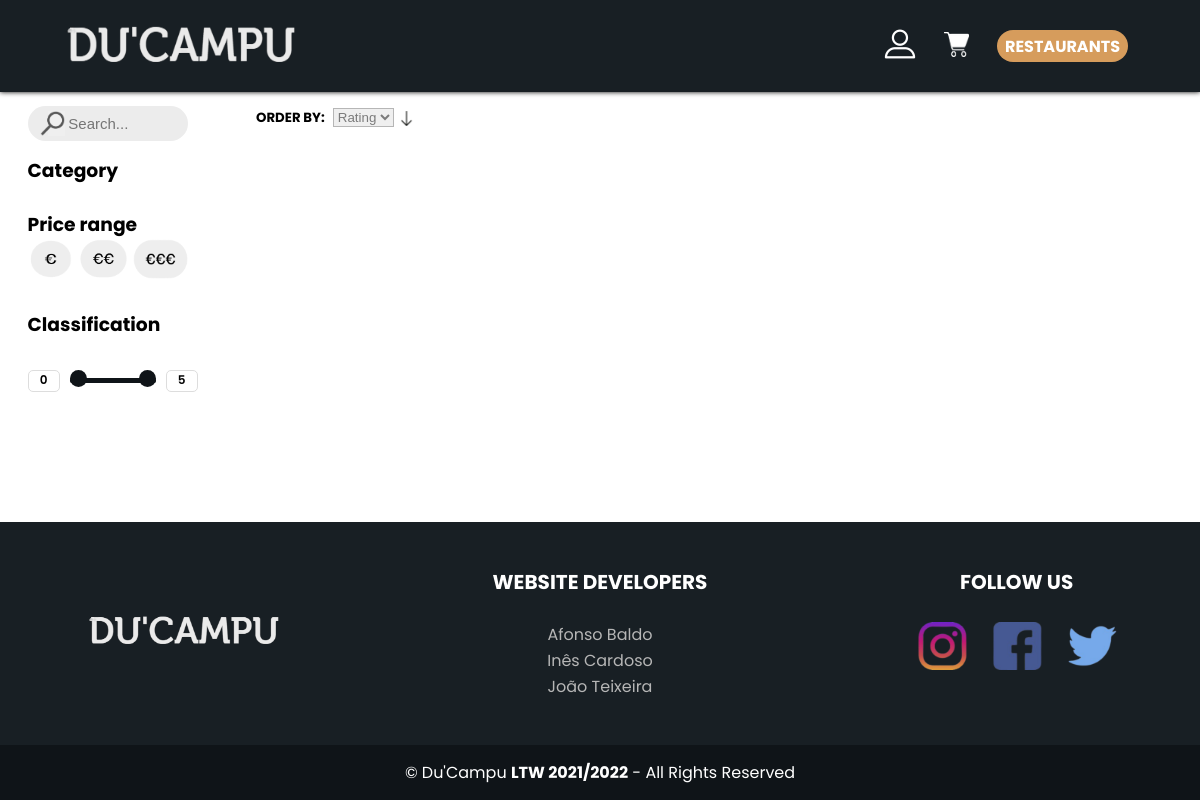
Page /restaurants.php on the earlier database version.
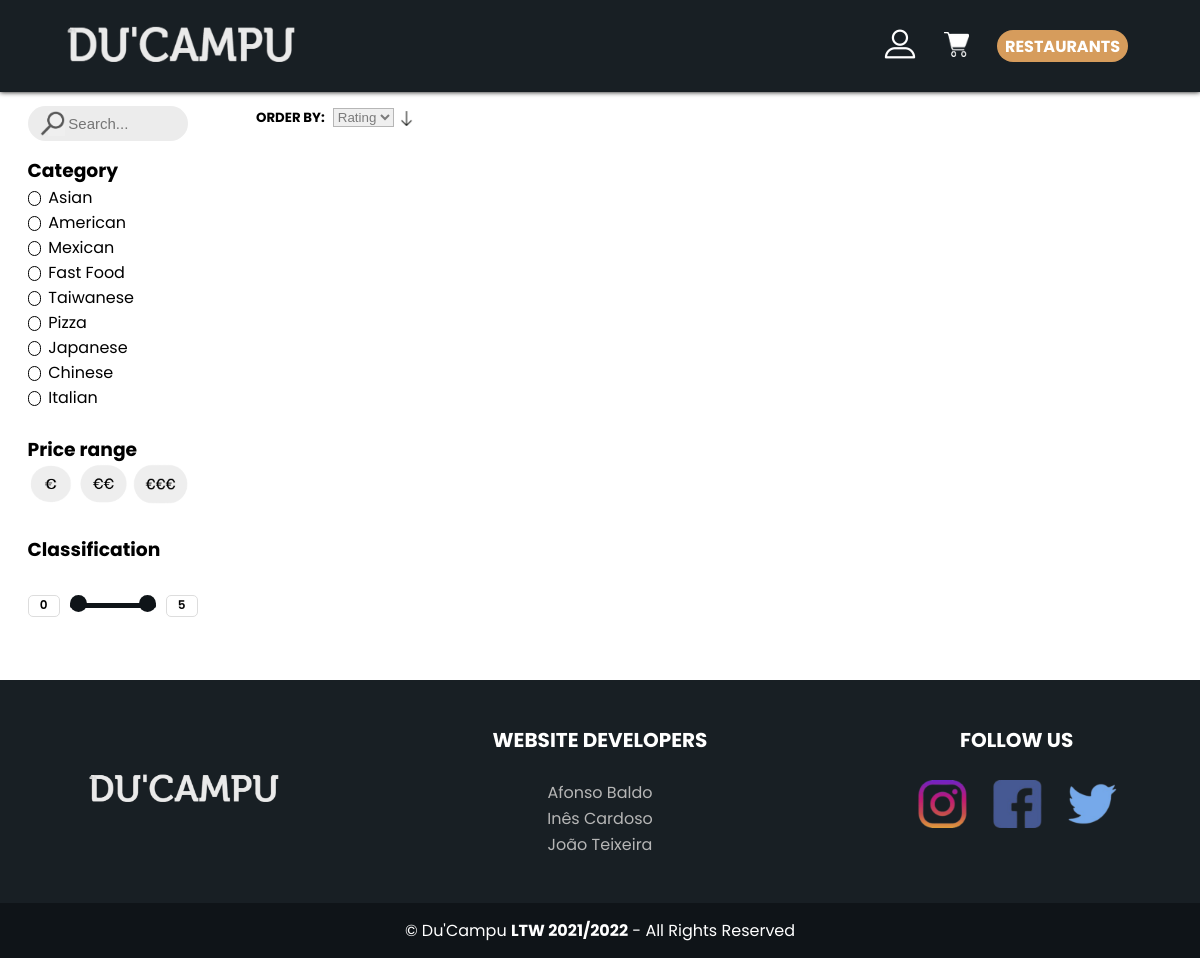
Same page on the later database version.
### tables this page shows
CREATE TABLE "Category" (
	"id"	INTEGER,
	"name"	TEXT NOT NULL UNIQUE,
	PRIMARY KEY("id" AUTOINCREMENT)
);

### database/category.class.php (called while the page is built, shortened)
<?php
    class Category{
        public function __construct(int $id, string $name){
            $this->id = $id;
            $this->name= $name;
        }
        static function getCategories(PDO $db) : ?array {
            $stmt = $db->prepare('SELECT * FROM Category;');
            $stmt->execute();
            $category = array();
            while ($category_data = $stmt->fetch()) {
                $category[] = new Category(
                intval($category_data['id']),
                $category_data['name'],
                );
            }
            return $category;
        }
    }
?>

### template/essentials.tpl.php (the view, shortened to what this page needs)
<?php
    require_once(__DIR__ . '/../utils/session.php');
    require_once(__DIR__ . '/../database/category.class.php');
    function show_header_menu(){
        $search_text = "";
        ?>
    <header class="menu">
        <nav>
            <a href = "index.php"> <img src = "images/logo.png" id= "logo"> </a>
            <div class = "nav-links">
                <ul>
                    <li id="profile_list_item">
                        <label for="profile">
                            <img clickable src="images/profile.png" id = "profileIcon"
                                onmouseover="this.src = 'images/profileHoover.png'"  onmouseout="this.src = 'images/profile.png'">
                        </label>
                </li>
                </ul>
                    <li id="cart_list">
                        <label for="cart"  onclick="show_cart()" > <img clickable src="images/cart1.png" alt="Cart" id = "cartIcon"
                        onmouseover="this.src = 'images/cart1Hoover.png'"  onmouseout="this.src = 'images/cart1.png'"></label>
                    </li>
                    <li> <a href ="restaurants.php" id = "restaurantIcon" >RESTAURANTS</a></li>
            </div>
        </nav>
    </header>
<?php
}
    $session = new Session(); ?>
<?php
function show_footer(){?>
<footer class="pageFooter">
    <div class = information>
        <div class = "box">
            <figure>
                <a href = "index.php"> <img src = "images/logo.png"> </a>
            </figure>
        </div>
        <div class="box">
            <h2>WEBSITE DEVELOPERS</h2>
            <p>Afonso Baldo</p>
            <p>Inês Cardoso</p>
            <p>João Teixeira</p>
        </div>
        <div class="box">
            <h2>FOLLOW US</h2>
                <a href = "https://www.instagram.com/world_record_egg/" class ="socialLogo"> <img src = "images/logosSocialMedia.png"></a>
        </div>
        </div>
    <div class = "copyright">
        <p>&copy; Du'Campu <b>LTW 2021/2022</b> - All Rights Reserved</p>
    </div>
</footer>
<?php }
function show_restaurant_category($selected = array()){ ?>
    <section class= "categories" >
    <p><h3>Category</h3></p>
    <?php
        $db = getDatabaseConnection();
        foreach(Category::getCategories($db) as $category ){
            ?>
            <label for="<?php echo ($category->id);?>" >
            <?php echo (htmlentities($category->name));?></label>
            <br>
            <?php
        }
    ?>
    </section>
<?php
}
function show_price_range_checkbox(){
    ?>
        <section class = "price-range">
            <p><h3>Price range</h3></p>
            <label for="euro" > <img clickable src="images/euro.png" id= "euroo" width="47px" height="40px" alt="euro" ></label>
            <label for="doiseuro" > <img clickable src="images/2euro.png" id= "doiseuroo" width="50px" height="40px" alt="2euro"></label>
            <label for="treseuro" > <img clickable src="images/3euro.png" id= "treseuroo" width="55px" height="40px" alt="3euro"></label>
        </section>
    <?php
}
    ?>

### restaurants.php (shortened to what this page needs)
<?php
require_once(__DIR__ . '/template/essentials.tpl.php');
require_once(__DIR__ . '/database/category.class.php');
?>
<!DOCTYPE html>
<html>
<head>
    <link rel="stylesheet" href="css/restaurantList.css">
    <link rel="stylesheet" href="css/headerFooter.css">
    <link rel="stylesheet" href="css/cart.css">
    <link rel="stylesheet" href="css/drawler.css">
    <link rel="stylesheet" href="css/inputBox.css">
    <link rel="stylesheet" href="css/restaurants.css">
</head>
<body>
    <?php
        show_header_menu();
    ?>
    <main class = "restaurantsListPage">
        <section class = "restaurantsList">
            <section class = "filters drawler_container">
                <section class = "searchBoxContainer">
                    <form action="" class ="search-bar">
                        <button type="submit"><img src="images/search.png"></button>
                        <input type="search" name="search" placeholder= "Search..." value="<?php
                        if ($search_text !== null) echo(htmlentities($search_text))
                        ?>">
                    </form>
                </section>
                <br>
                <?php show_restaurant_category(); ?>
                <br>
                <?php
                    show_price_range_checkbox();
                ?>
                <br>
                <br>
                <br>
                <br>
                <section class = "classification">
                    <p><h3>Classification</h3></p>
                    <section class = "slider">
                        <div class="min-value numberVal">
                            <span class="number"  disabled>0</span>
                        </div>
                        <div class="range-slider">
                            <div class="progress"></div>
                        </div>
                        <div class="max-value numberVal">
                            <span class="number" disabled>5</span>
                        </div>
                    </section>
                </section>
            </section>
            <section class = "orderBy">
                <h5>ORDER BY:</h5>
                <select id="sorter" csrf="<?=$_SESSION['csrf'] ?>">
                    <option value="rating"> Rating</option>
                </select>
                <input type="checkbox" id="asc"> <label for="asc">
                <img clickable src="images/down.png" width="15px" height="15px" alt="asc" id="down" > <br>
            </section>
            <section class = "restaurants">
            </section>
        </section>
    </main>
    <?php show_footer(); ?>
</body>
</html>

### css/restaurantList.css (style rules this page uses)
* { margin: 0; padding: 0; }
[clickable] { cursor: pointer ; }
.orderBy { grid-column-start: 2; display:flex; flex-direction: row; height: 1.2em; margin: 0.5em; }
.orderBy #sorter { margin-left: 0.6em; margin-right: 0.4em; border-color:#b6b6b6; font-weight: lighter; color:rgb(123, 123, 123) }
.searchBoxContainer { width: 120px; height: 15px; display: flex; align-items: center; margin-top: 1em; }
.search-bar { width: 120px; height: 15px; background-color: rgb(15,20,24, 0.08); display: flex; align-items: center; border-radius: 60px; padding: 10px 20px; }
.search-bar input { width: 110px; background: transparent; flex:1; border: none; outline: none; font-size: 15px; padding-left: 0.25em; }
.search-bar button img { width: 25px; height: 25px; bottom: 5px; margin-bottom: 5px; margin-left: -8px; }
.search-bar button { border:0; width: 25px; height: 25px; cursor: pointer; display: block; }
.filters { grid-column-start: 1; grid-row: 1 / span 2; position: sticky; top:0; font-family: 'Poppins', sans-serif; padding: 0 10px; padding-bottom: 20px; margin-left: 0.6em;; }
.filters p { font-weight: 800; }
.slider { position: relative; display: flex; justify-content: center; align-items:center; width: 170px; height: 80px; background: white; border-radius: 20px; }
.slider .range-slider { position: relative; width: 800px; height: 5px; background: #ddd; top: 1px; margin: 10px; }
.slider .range-slider .progress { height: 100%; background: rgb(15,20,24); border-radius: 50px; position: absolute; }
.slider .number { display: inline-block; width: 30px; height: 20px; background: white; border: 1px solid #ddd; font-size: 12px; font-weight: 600; text-align: center; border-radius: 5px; }
.price-range { float: left; display:block; }
.categories input[type=checkbox] +label:before { content: ""; border: 0.1em solid #000; border-radius: 0.2em; display: inline-flex; flex-direction: row; width: 0.5em; height: 0.5em; padding-top: 0.15em; padding-left: 0.2em; padding-bottom: 0.15em; margin-right: 0.2em; vertical-align: middle; color: transparent; transition: .2s; border-radius: 35px; }
.restaurantsListPage { font-family: 'Poppins', sans-serif; margin: 0.5em; margin-right: 0; margin-bottom: 1em; }
.restaurantsList { display: grid; grid-template-columns: 15em 1fr; grid-template-rows: auto 1fr; }
.restaurants { display: flex; flex-direction: row; flex-wrap: wrap; grid-column-start: 2; align-content: flex-start; }

### css/headerFooter.css (style rules this page uses)
body { min-height: 100vh; display:flex; flex-direction:column; margin:0; padding: 0; }
.menu nav { display: flex; justify-content: space-between; align-items: center; padding: 1% 5%; }
.menu .nav-links { flex:1; text-align:right; }
.menu .nav-links ul li { padding: 10px 12px; position: relative; display: inline-block; vertical-align: middle; }
header.menu { width:100%; background-color: rgb(24, 31, 36); background-size: 100vw 100vh; box-shadow: rgb(0, 0, 0) 0px 0px 5px; }
.menu .nav-links ul li { list-style: none; align-items:center; justify-content:center; }
.menu .nav-links ul li a { color: white; text-decoration: none; font-family: 'Poppins', sans-serif; }
.menu #restaurantIcon { background-color:rgb(214, 156, 92); padding: 0.3em; border-radius: 20px; font-size: 16px; font-weight: bold; padding-right: 0.5em; padding-left: 0.5em; }
.menu #profileIcon { width: 32px; height: 32px; }
.menu #logo { width: 15em; height: 4em; }
.menu #cartIcon { width: 25px; height: 25px; }
.pageFooter { margin-top:auto; }
.pageFooter .information { margin: auto; display: grid; grid-template-columns:repeat(3, 1fr); grid-gap: 50px; }
.pageFooter .information .box { margin-left:auto; margin-right:auto; justify-content: center; align-items:center; }
.pageFooter .information .box h2 { margin-bottom: 25px; }
.pageFooter .information .box figure { display: flex; justify-content: center; align-items:center; }
.pageFooter { background-color: rgb(24, 31, 36); font-family: 'Poppins', sans-serif; width: 100%; }
.pageFooter .information { width: 100%; max-width: 1200px; padding: 45px 0px; }
.pageFooter .information .box figure { width: 100%; height: 100%; }
.pageFooter .information .box img { width: 200px; align-items:center; }
.pageFooter .information .box h2 { font-size: 20px; color: white; text-align: center; }
.pageFooter .information .box p { margin-bottom: 1px; color: #b6b6b6; text-align: center; }
.pageFooter .copyright { background-color: rgb(15,20,24); padding: 15px 10px; text-align: center; color: white; }

Differences in the rows shown:
added category: name "Asian"
added category: name "American"
added category: name "Mexican"
added category: name "Fast Food"
added category: name "Taiwanese"
added category: name "Pizza"
added category: name "Japanese"
added category: name "Chinese"
added category: name "Italian"
